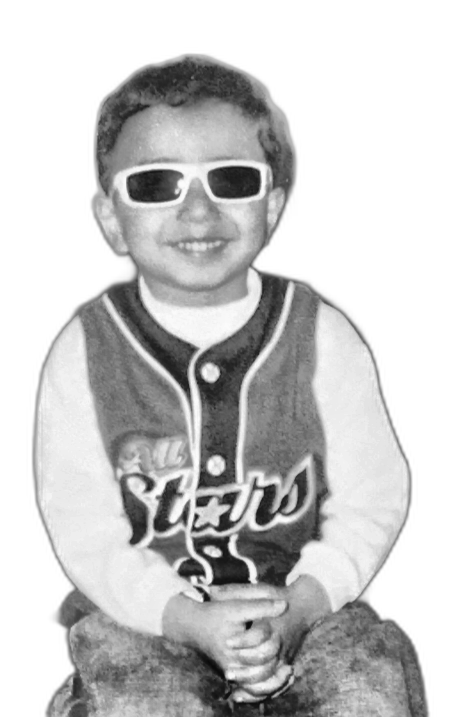
#> input picture assets/source-prepped.png, 922 x 1434 px (shown at 1/2 size)
$ python make_ascii_svg.py
#> lines starting #> are read from the running program, lines starting #| are printed output that depends on the picture
"""Downsample the prepped grayscale photo to a character grid and render it
as a self-typing monochrome SVG: each row wipes in left-to-right with a
small block cursor riding the edge, staggered top to bottom. Plays once,
then freezes -- no looping.
"""
from pathlib import Path

from PIL import Image

ROOT = Path(__file__).resolve().parent.parent
SRC_PATH = ROOT / "assets" / "source-prepped.png"
OUT_PATH = ROOT / "avi-ascii.svg"

RAMP = " .`:-=+*cs#%@"   # bright (sparse) -> dark (dense)
#        ^ leading space clears the background to nothing

COLS = 100
ROWS = 53

FONT_SIZE = 8
CHAR_W = FONT_SIZE * 0.6
CHAR_H = FONT_SIZE * 1.0

ROW_DUR = 0.6
ROW_STAGGER = 0.045
FILL_COLOR = "#c9d1d9"


def to_ascii_grid(img: Image.Image):
    gray = img.convert("L").resize((COLS, ROWS), Image.LANCZOS)
    pixels = gray.load()
    grid = []
    for y in range(ROWS):
        row = []
        for x in range(COLS):
            brightness = pixels[x, y]  # 0=dark .. 255=bright
            idx = round((255 - brightness) / 255 * (len(RAMP) - 1))
            row.append(RAMP[idx])
        grid.append("".join(row))
    return grid


def esc(s: str) -> str:
    return s.replace("&", "&amp;").replace("<", "&lt;").replace(">", "&gt;")


def render(grid):
    width = COLS * CHAR_W
    height = ROWS * CHAR_H

    parts = []
    parts.append(
        f'<svg xmlns="http://www.w3.org/2000/svg" viewBox="0 0 {width:.1f} {height:.1f}" '
        f'width="{width:.1f}" height="{height:.1f}">'
    )
    parts.append(
        '<style>text{font-family: ui-monospace, SFMono-Regular, Menlo, Consolas, monospace;'
        f'font-size:{FONT_SIZE}px; fill:{FILL_COLOR}; white-space:pre;}}</style>'
    )
    parts.append(f'<rect x="0" y="0" width="{width:.1f}" height="{height:.1f}" fill="#0d1117"/>')

    defs = ['<defs>']
    body = []

    for r, row_text in enumerate(grid):
        stripped = row_text.rstrip()
        if not stripped:
            continue
        begin = r * ROW_STAGGER
        y = (r + 1) * CHAR_H - 2
        row_px_width = len(row_text) * CHAR_W
        clip_id = f"rowclip{r}"

        defs.append(
            f'<clipPath id="{clip_id}">'
            f'<rect x="0" y="{r * CHAR_H:.1f}" width="0" height="{CHAR_H:.1f}">'
            f'<animate attributeName="width" from="0" to="{row_px_width:.1f}" '
            f'begin="{begin:.3f}s" dur="{ROW_DUR}s" fill="freeze" calcMode="linear"/>'
            f'</rect></clipPath>'
        )

        body.append(f'<g clip-path="url(#{clip_id})">')
        body.append(f'<text x="0" y="{y:.1f}" xml:space="preserve">{esc(row_text)}</text>')
        body.append('</g>')

        cursor_y = r * CHAR_H
        body.append(
            f'<rect x="0" y="{cursor_y:.1f}" width="{CHAR_W * 0.7:.1f}" height="{CHAR_H * 0.85:.1f}" '
            f'fill="{FILL_COLOR}">'
            f'<animate attributeName="x" from="0" to="{max(row_px_width - CHAR_W, 0):.1f}" '
            f'begin="{begin:.3f}s" dur="{ROW_DUR}s" fill="freeze" calcMode="linear"/>'
            f'<animate attributeName="opacity" from="1" to="0" '
            f'begin="{begin + ROW_DUR:.3f}s" dur="0.15s" fill="freeze"/>'
            f'</rect>'
        )

    defs.append('</defs>')
    parts.extend(defs)
    parts.extend(body)
    parts.append('</svg>')
    return "\n".join(parts)


def main():
    if not SRC_PATH.exists():
        raise SystemExit(f"missing {SRC_PATH} -- run scripts/prep_photo.py first")
    img = Image.open(SRC_PATH)
#> img is the input picture: PIL image 922x1434 L; min 8, max 255, mean 201
    grid = to_ascii_grid(img)
#> in to_ascii_grid, `gray = img.convert("L").resize((COLS, ROWS), Image.LANCZOS)`:
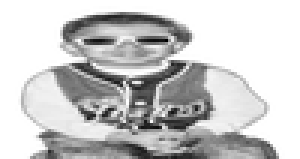
#> gray: PIL image 100x53 L (shown 3 times larger); min 0, max 255, mean 200.8
#> after the loop in to_ascii_grid, `for y in range(ROWS):`: grid = 53 items
#> grid = 53 items
    svg = render(grid)
#> the loop in render, `for r, row_text in enumerate(grid):` made 53 passes
#> (begin, y, clip_id, cursor_y) on passes 5 to 16: (0.18, 38, 'rowclip4', 32), (0.225, 46, 'rowclip5', 40), (0.27, 54, 'rowclip6', 48), (0.315, 62, 'rowclip7', 56), (0.36, 70, 'rowclip8', 64), (0.405, 78, 'rowclip9', 72), (0.45, 86, 'rowclip10', 80), (0.495, 94, 'rowclip11', 88), (0.54, 102, 'rowclip12', 96), (0.585, 110, 'rowclip13', 104), (0.63, 118, 'rowclip14', 112), (0.675, 126, 'rowclip15', 120)
#> after the loop in render, `for r, row_text in enumerate(grid):`: body = 196 items; defs = 50 items
    OUT_PATH.write_text(svg)
    print(f"wrote {OUT_PATH}")


if __name__ == "__main__":
    main()

$ run again, with assets/source-photo.jpg saved as assets/source-prepped.png
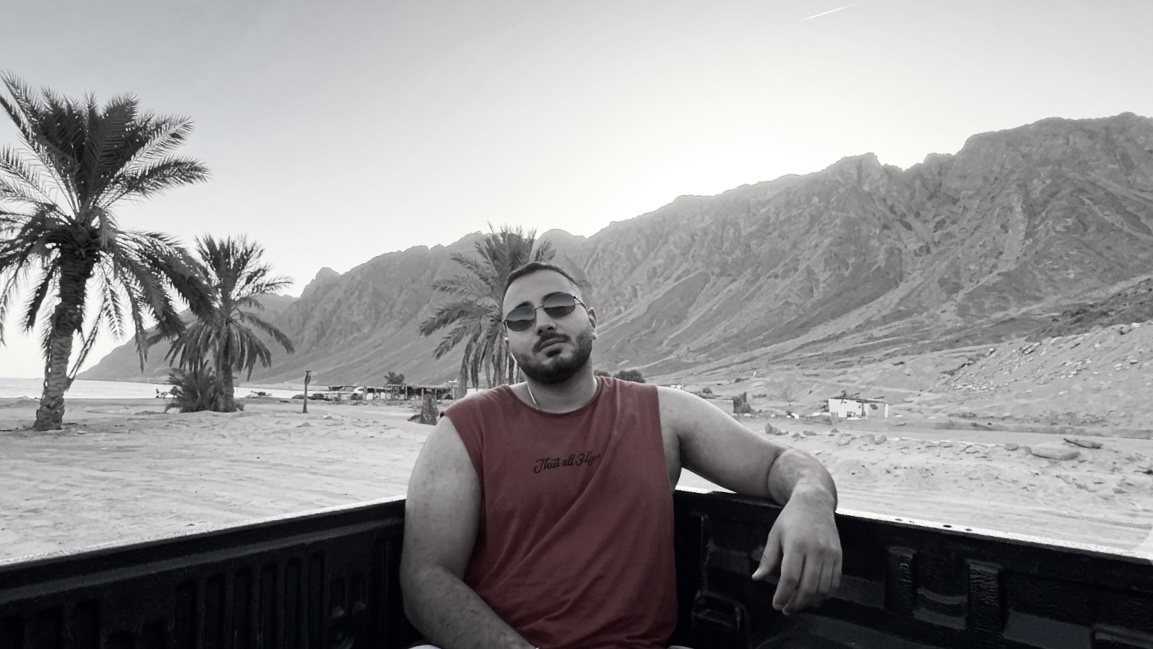
#> input picture assets/source-photo.jpg, 1153 x 649 px
#> in main, img is the input picture: PIL image 1153x649 RGB; mean R, G, B 148.4, 146.8, 147.5
#> in to_ascii_grid, `gray = img.convert("L").resize((COLS, ROWS), Image.LANCZOS)`:
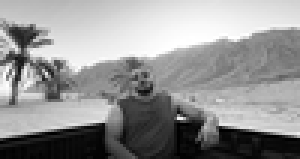
#> gray: PIL image 100x53 L (shown 3 times larger); min 0, max 255, mean 147.4
#> after the loop in to_ascii_grid, `for y in range(ROWS):`: grid = 53 items
#> the loop in render, `for r, row_text in enumerate(grid):` made 53 passes
#> (begin, y, clip_id, cursor_y) on passes 1 to 8: (0, 6, 'rowclip0', 0), (0.045, 14, 'rowclip1', 8), (0.09, 22, 'rowclip2', 16), (0.135, 30, 'rowclip3', 24), (0.18, 38, 'rowclip4', 32), (0.225, 46, 'rowclip5', 40), (0.27, 54, 'rowclip6', 48), (0.315, 62, 'rowclip7', 56)
#> after the loop in render, `for r, row_text in enumerate(grid):`: body = 212 items; defs = 54 items
